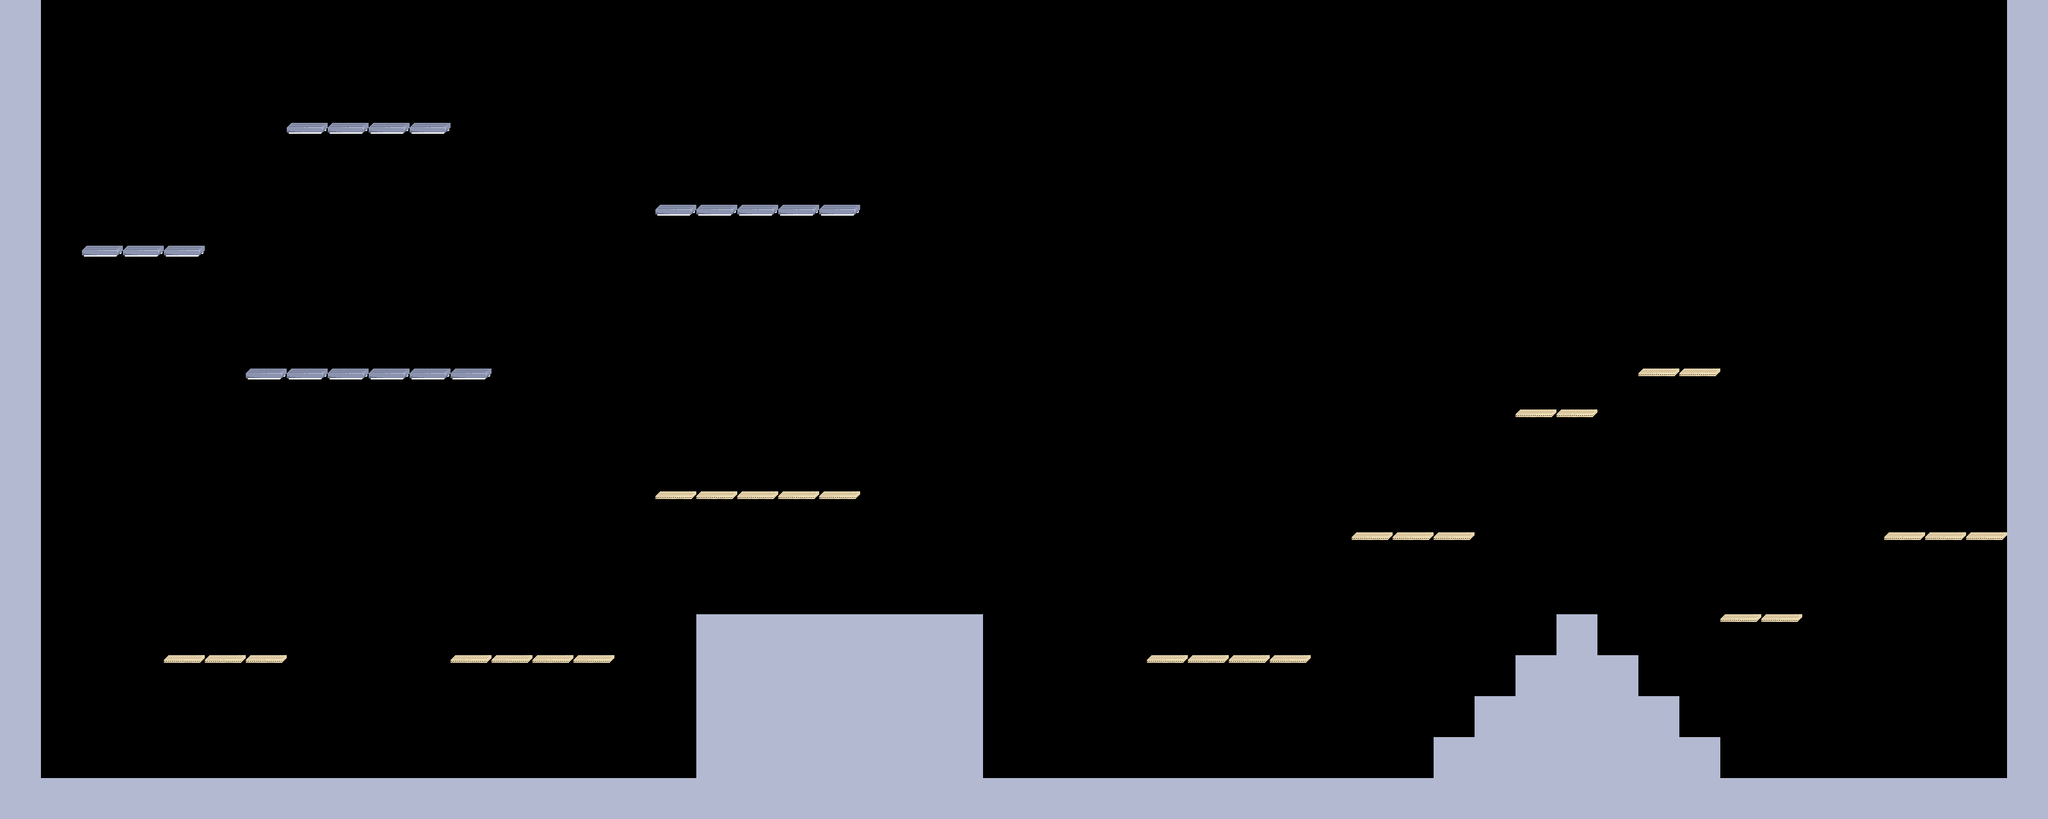

Rendered tile map (Tiled .tmx) drawn with the repository's tilesets; below, a short description and the full map source, tile grids included:
An orthogonal 50x20 tile map with 64x64 px tiles, 1 tile layer (Tile Layer 1), 3 tilesets.

<map version="1.4" tiledversion="1.4.3" orientation="orthogonal" renderorder="right-down" width="50" height="20" tilewidth="64" tileheight="64" infinite="0" nextlayerid="2" nextobjectid="1">
 <tileset firstgid="1" source="assets/platforms/platform_light_single.tsx" />
 <tileset firstgid="2" source="assets/platforms/platform_shelf_single.tsx" />
 <tileset firstgid="3" source="assets/platforms/tile_floor.tsx" />
 <layer id="1" name="Tile Layer 1" width="50" height="20">
  <data encoding="csv">
3,0,0,0,0,0,0,0,0,0,0,0,0,0,0,0,0,0,0,0,0,0,0,0,0,0,0,0,0,0,0,0,0,0,0,0,0,0,0,0,0,0,0,0,0,0,0,0,0,3,
3,0,0,0,0,0,0,0,0,0,0,0,0,0,0,0,0,0,0,0,0,0,0,0,0,0,0,0,0,0,0,0,0,0,0,0,0,0,0,0,0,0,0,0,0,0,0,0,0,3,
3,0,0,0,0,0,0,0,0,0,0,0,0,0,0,0,0,0,0,0,0,0,0,0,0,0,0,0,0,0,0,0,0,0,0,0,0,0,0,0,0,0,0,0,0,0,0,0,0,3,
3,0,0,0,0,0,0,1,1,1,1,0,0,0,0,0,0,0,0,0,0,0,0,0,0,0,0,0,0,0,0,0,0,0,0,0,0,0,0,0,0,0,0,0,0,0,0,0,0,3,
3,0,0,0,0,0,0,0,0,0,0,0,0,0,0,0,0,0,0,0,0,0,0,0,0,0,0,0,0,0,0,0,0,0,0,0,0,0,0,0,0,0,0,0,0,0,0,0,0,3,
3,0,0,0,0,0,0,0,0,0,0,0,0,0,0,0,1,1,1,1,1,0,0,0,0,0,0,0,0,0,0,0,0,0,0,0,0,0,0,0,0,0,0,0,0,0,0,0,0,3,
3,0,1,1,1,0,0,0,0,0,0,0,0,0,0,0,0,0,0,0,0,0,0,0,0,0,0,0,0,0,0,0,0,0,0,0,0,0,0,0,0,0,0,0,0,0,0,0,0,3,
3,0,0,0,0,0,0,0,0,0,0,0,0,0,0,0,0,0,0,0,0,0,0,0,0,0,0,0,0,0,0,0,0,0,0,0,0,0,0,0,0,0,0,0,0,0,0,0,0,3,
3,0,0,0,0,0,0,0,0,0,0,0,0,0,0,0,0,0,0,0,0,0,0,0,0,0,0,0,0,0,0,0,0,0,0,0,0,0,0,0,0,0,0,0,0,0,0,0,0,3,
3,0,0,0,0,0,1,1,1,1,1,1,0,0,0,0,0,0,0,0,0,0,0,0,0,0,0,0,0,0,0,0,0,0,0,0,0,0,0,0,2,2,0,0,0,0,0,0,0,3,
3,0,0,0,0,0,0,0,0,0,0,0,0,0,0,0,0,0,0,0,0,0,0,0,0,0,0,0,0,0,0,0,0,0,0,0,0,2,2,0,0,0,0,0,0,0,0,0,0,3,
3,0,0,0,0,0,0,0,0,0,0,0,0,0,0,0,0,0,0,0,0,0,0,0,0,0,0,0,0,0,0,0,0,0,0,0,0,0,0,0,0,0,0,0,0,0,0,0,0,3,
3,0,0,0,0,0,0,0,0,0,0,0,0,0,0,0,2,2,2,2,2,0,0,0,0,0,0,0,0,0,0,0,0,0,0,0,0,0,0,0,0,0,0,0,0,0,0,0,0,3,
3,0,0,0,0,0,0,0,0,0,0,0,0,0,0,0,0,0,0,0,0,0,0,0,0,0,0,0,0,0,0,0,0,2,2,2,0,0,0,0,0,0,0,0,0,0,2,2,2,3,
3,0,0,0,0,0,0,0,0,0,0,0,0,0,0,0,0,0,0,0,0,0,0,0,0,0,0,0,0,0,0,0,0,0,0,0,0,0,0,0,0,0,0,0,0,0,0,0,0,3,
3,0,0,0,0,0,0,0,0,0,0,0,0,0,0,0,0,3,3,3,3,3,3,3,0,0,0,0,0,0,0,0,0,0,0,0,0,0,3,0,0,0,2,2,0,0,0,0,0,3,
3,0,0,0,2,2,2,0,0,0,0,2,2,2,2,0,0,3,3,3,3,3,3,3,0,0,0,0,2,2,2,2,0,0,0,0,0,3,3,3,0,0,0,0,0,0,0,0,0,3,
3,0,0,0,0,0,0,0,0,0,0,0,0,0,0,0,0,3,3,3,3,3,3,3,0,0,0,0,0,0,0,0,0,0,0,0,3,3,3,3,3,0,0,0,0,0,0,0,0,3,
3,0,0,0,0,0,0,0,0,0,0,0,0,0,0,0,0,3,3,3,3,3,3,3,0,0,0,0,0,0,0,0,0,0,0,3,3,3,3,3,3,3,0,0,0,0,0,0,0,3,
3,3,3,3,3,3,3,3,3,3,3,3,3,3,3,3,3,3,3,3,3,3,3,3,3,3,3,3,3,3,3,3,3,3,3,3,3,3,3,3,3,3,3,3,3,3,3,3,3,3
</data>
 </layer>
</map>
